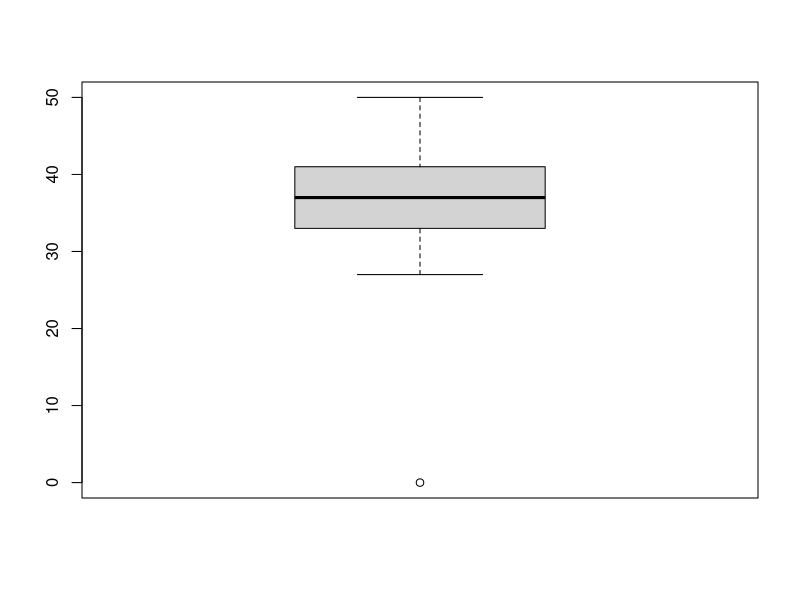

Write R code to recreate this figure.
#1. feladat
pontszamok<-c(41, 34, 41, 39, 42, 37, 38, 41, 33, 37, 28, 37, 36, 29, 27, 50, 0)
#a)
mean(pontszamok)
sum(pontszamok)/length(pontszamok)

sqrt(sum((pontszamok-mean(pontszamok))^2)/length(pontszamok)) #Tapasztalati szórás
sqrt(sum((pontszamok-mean(pontszamok))^2)/(length(pontszamok)-1)) #Korrigált tapasztalati szórás
sd(pontszamok)

quantile(pontszamok, 0.75) # 75. percentilis

#b)
# A korrigált szórásnégyzet torzítatlan becslése a valóságos szórásnégyzetnek

#c)
# Ferdeség
# - => Bal oldali asszimetria: Az átlagtól lefelé eltérő értékek nagyobb arányban fordulnak elő, mint a pozitív irányba
# + => Jobb oldali asszimetria: Az átlagtól felfelé eltérő értékek nagyobb arányban fordulnak elő, mint a negatív irányba
sum((pontszamok-mean(pontszamok))^3)/(sd(pontszamok)^3)/length(pontszamok)

# Lapultság
# + => A normális eloszlásnál csúcsosabb
# - => A normális eloszlásnál lapultabb
sum((pontszamok-mean(pontszamok))^4)/(sd(pontszamok)^4)/length(pontszamok)-3

#d)
boxplot(pontszamok)
#(25. percentilis)
# Outlier 

# 2. feladat: elégséges statisztika
# A paramétert tartalmazó része csak az elégséges statisztikán keresztül függjön az xi mintaelemektől

#3. feladat

mu<-10 # két paraméter ~ normális elsozlás
sigma<-3
n<-c(10, 20, 40, 80, 160)
n_szim<-10000
for (i in n){
  
  sigma_becs_1<-c()
  sigma_becs_2<-c()
  
  for (j in 1:n_szim){
    minta<-rnorm(i, mu, sigma) # random normális elsoszlásból
    sigma_becs_1<-c(sigma_becs_1, sd(minta)^2) # a mintából hozzáfűzi a korrigált tapasztalati szórs négyzetet
    sigma_becs_2<-c(sigma_becs_2, (sd(minta)*(i-1)/i)^2) # visszakonvertálja a sima tapasztalati szórással
  }

  # a sigma becsült átlagos értékein
  print(mean(sigma_becs_1)) # nézi, hogy torzítatlan e a becslés, közelíti e a sigma-t^2
  print(mean(sigma_becs_2)) 
}

#4. feladat
minta<-c(3,4,4,4,5)
mean(minta)
sum(minta^2)/length(minta)

(8+sqrt(4.8))/2 #b
(8-sqrt(4.8))/2 #a

#5. feladat
# Normális eloszlásnál ugyan arra vezet a MaxLikely mint a Momentum módszer
steps = c(7415, 6525, 7066, 6498, 6174, 7167, 6104, 7168, 7355, 6948, 6804, 6351, 5890, 7849, 7022, 7831, 5756, 7169, 7673, 6974, 6809, 6218, 9058, 7751, 8824, 7080, 6369, 5487, 6364, 7226, 8014, 7253, 5828, 7669, 5350, 6634, 6684, 5052, 7920, 6377, 6666, 8395, 7637, 6892, 7514, 7399, 8663, 7276, 7506, 7348, 6623, 7098, 8639, 6124, 7122, 8362, 6765, 5947, 6130, 6610, 6153, 6739, 6586, 6817, 7407, 7625, 8678, 6931, 6679, 8471, 8704, 7043, 6667, 5178, 8411, 6162, 5876, 10044, 7235, 6967, 4268, 6900, 7976, 7414, 7912, 8984, 8169, 6491, 7704, 6802, 6462, 4144, 6210, 7488, 9168, 7501, 7620, 6034, 7163, 4922)
mean(steps) #Mu
sqrt(sum((steps-mean(steps))^2)/length(steps)) #Sigma

